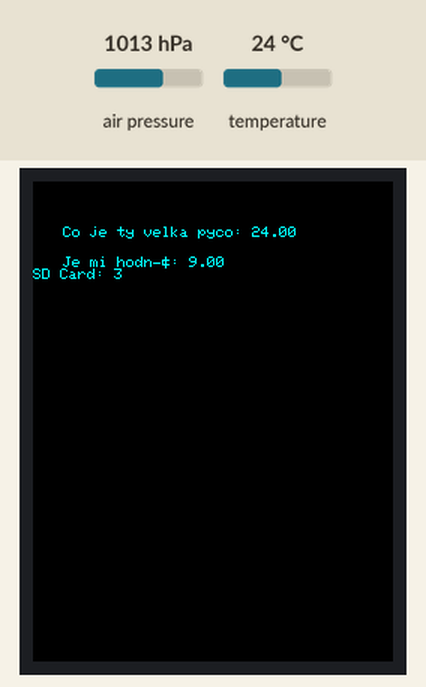
A program run on a simulated ESP32. Parts: 240×320 colour display. The test bench sets the inputs (shaded band); at power-on: air pressure 1013 hPa, temperature 24 °C. Storage starts empty; what the program prints to the serial monitor is not drawn.

Above: at 1.4 s.
1.5 s: air pressure set to 952 hPa
7.5 s: temperature set to 12 °C
13.5 s: air pressure set to 1000 hPa
19.5 s: temperature set to 19 °C
Timing chart, 0 to 22.5 s (numbered marks = the images above; inputs shaded):
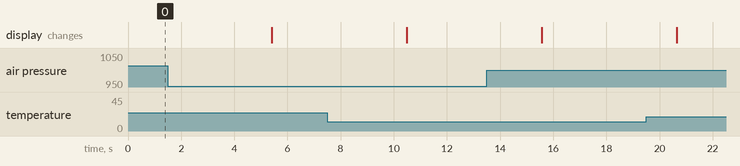

The program:

main.cpp
```cpp
#include <Arduino.h>
#include <TFT_eSPI.h> // Hardware-specific library
#include <SPI.h>
#include <SD.h>
#include <FS.h>
#include <Wire.h>
#include <Adafruit_BMP280.h>
#include <Adafruit_Sensor.h>

#define BMP_SCK 18
#define BMP_MISO 19
#define BMP_MOSI 23
#define BMP_CS 16

#define SD_CS 13

//SPIClass spi = SPIClass(VSPI);

Adafruit_BMP280 bme(BMP_CS);


TFT_eSPI tft = TFT_eSPI();       // Invoke custom library

#define TFT_GREY 0x5AEB

#define LOOP_PERIOD 35 // Display updates every 35 ms

float ltx = 0;    // Saved x coord of bottom of needle
uint16_t osx = 120, osy = 120; // Saved x & y coords
uint32_t updateTime = 0;       // time for next update

int old_analog =  -999; // Value last displayed
int old_digital = -999; // Value last displayed

int value[6] = {0, 0, 0, 0, 0, 0};
int old_value[6] = { -1, -1, -1, -1, -1, -1};
int d = 0;


void setup() {

    Serial.begin(115200);
    Serial.println(F("BMP280 test"));

    tft.init();
    tft.setRotation(0); //landscape
    tft.fillScreen(TFT_BLACK);
    //tft.setFont(Times_New_Roman66x53);
    tft.setTextColor(TFT_CYAN);
    tft.setCursor(20,30);
    tft.print("Hello World!");
    // zabezpečit
    bme.begin();
    //spi.begin(BMP_SCK, BMP_MISO, BMP_MOSI, SD_CS);

    SD.begin(SD_CS);

}
//-------------------------------------------------------------------------------------

int indexes = 0;
void loop(void) {

        Serial.print("Temperature = ");
        float temp = bme.readTemperature();
        Serial.print(temp);
        Serial.println(" *C");

        Serial.print("Pressure = ");
        float pres = Serial.print(bme.readPressure());
        Serial.print(pres);
        Serial.println(" Pa");

        Serial.println();

        //tft.setRotation(rotation);
        tft.fillScreen(TFT_BLACK);
        tft.setCursor(20,30);
        tft.print("Co je ty velka pyco: ");
        tft.print(temp);
        tft.setCursor(20,50);
        tft.print("Je mi hodně: ");
        tft.print(pres);
        tft.print("\n");
        tft.print("SD Card: ");
        tft.print(SD.cardType());
        tft.print("\n");
        delay(5000);

}
```
